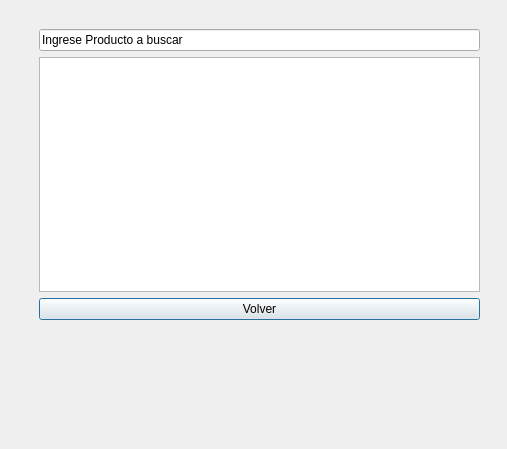
<?xml version="1.0" encoding="UTF-8"?>
<ui version="4.0">
 <class>Dialog</class>
 <widget class="QDialog" name="Dialog">
  <property name="geometry">
   <rect>
    <x>0</x>
    <y>0</y>
    <width>507</width>
    <height>449</height>
   </rect>
  </property>
  <property name="windowTitle">
   <string>Modificar Producto  </string>
  </property>
  <widget class="QWidget" name="verticalLayoutWidget">
   <property name="geometry">
    <rect>
     <x>39</x>
     <y>29</y>
     <width>441</width>
     <height>291</height>
    </rect>
   </property>
   <layout class="QVBoxLayout" name="verticalLayout">
    <item>
     <widget class="QLineEdit" name="campoTexto">
      <property name="text">
       <string>Ingrese Producto a buscar</string>
      </property>
     </widget>
    </item>
    <item>
     <widget class="QTableView" name="tableView"/>
    </item>
    <item>
     <widget class="QPushButton" name="pushButton">
      <property name="text">
       <string>Volver</string>
      </property>
     </widget>
    </item>
   </layout>
  </widget>
 </widget>
 <resources/>
 <connections/>
</ui>
